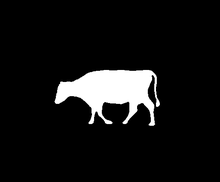
%> input picture Code/data_-103712361_bw.bmp, 220 x 182 px, shrunk from 512 x 424 before the run
$ octave test5.m   (GNU Octave 9; MATLAB toolbox functions it lacks are replaced by stand-ins)
%> lines starting %> are read from the running program, lines starting %| are printed output that depends on the picture; in (x1, y1, x2, y2) boxes, pixels count from 0 and x2, y2 are one past the last pixel; in counts of white or black regions, pixels touching at a corner belong together; the program's own positions count from 1
### Code/GetContour2.m
function  [aa,bb,edge]=GetContour2(bw)
%----------------------------------------
%Name: contour=GetContour(bw)
%Desc: To get the point's position along the boundary
%      bw is a n×n matrix
%Para: In bw, Non-zero point present the position of the shape
%Return:aa ,bb--the point's position along the boundary
%----------------------------------------
if max(max(bw))>1;

    I2=im2bw(bw,0.5);
else
    I2=bw;
end

[mm,nn]=size(bw);
   I3=bwperim(I2);  %   查找二值图像的边缘
 edge=zeros(mm,nn);
   i=1;
   for j=1:nn;
       I3(i,j)=0;
   end
   i=mm;
   for j=1:nn;
       I3(i,j)=0;
   end
   j=1;
   for i=1:mm;
       I3(i,j)=0;
   end
   j=nn;
   for i=1:mm;
       I3(i,j)=0;
   end


   dx=[-1,-1,-1,0,1,1,1,0];
   dy=[-1,0,1,1,1,0,-1,-1]; %   8个方向
   for i=1:mm;
       for j=1:nn;

           y=j;
           x=mm-i+1;
           if I3(x,y)==1;       % 坐标移至轮廓左下处
               sx=x;
               sy=y;
           end
       end
   end
   cx=sx;
   cy=sy;
   temp=0;
   NO=1;

   bFindStartPoint = 0;
   while(~bFindStartPoint); %   将搜索到的轮廓点存入edge，轮廓坐标存入aa和bb
       aa(NO)=cx;
       bb(NO)=cy;
       edge(cx,cy)=1;
       bFindPoint =0;
       while ~bFindPoint;
               tx=cx+dx(temp+1);
               ty=cy+dy(temp+1);
               pixel = I3(tx,ty);
               if pixel==1;
                   bFindPoint = 1;
                   cx=tx;
                   cy=ty;
                   if cx==sx&cy==sy;
                       bFindStartPoint=1;
                   end
                   temp=temp-1;
                   if temp==-1;
                       temp=7;
                   end
                   temp=temp-1;
                   if temp==-1;
                       temp=7;
                   end
               else
                   temp=temp+1;
                   if temp==8;
                       temp=0;
                   end
               end
           end
           NO=NO+1;

       end


### Code/evolution.m
function [s, value, delval]=evolution(slist,number,maxvalue,keepEndpoints,processUntilConvex,show)
%EVOLUTION(slist, number,<maxvalue>,<keepEndpoints>,<processUntilConvex><show>)
% discrete curve evolution of slist to n points
%input: slist, number of vertices in resulting list
%       optional: maxvalue: stop criterion,if >0.0 value overrides number
%       optional: keepEndpoints. if set to 1, endpoints are NOT deleted
%       optional: processUntilConvex. if set to 1, evolution continues until
%                 shape is convex
%       optional: show: displayflag
%output: s=simplificated list
%			value= vector containing values of remaining vertices in point-order
%			delval= vector containing values of deleted vertices in order of deletion


% this function is not speed-optimized, it is near a simple brute force
% implementation !（需要优化？）

% blocking of vertices is taken into account.
if exist('keepEndpoints')==0
    keepEndpoints=0;
end

if exist('processUntilConvex==0')==0
    processUntilConvex=0;
end

% [5 lines of commented-out code are left out]
display = 0;

if (exist('maxvalue')) & maxvalue > 0
   number=3;
else
   maxvalue=inf;
end

if (processUntilConvex>0)
    number=3;
    maxValue = inf;
end

if (number<3) | (length(slist)<=3)
   fprintf('WARNING (evolution): less than 3 vertices\n')
   s=slist;
   return
end

delval=[];
peri=polperimetr([slist;slist(1,:)]);   %   计算轮廓长度
s=slist;

%initialize value vector (containing the information value of each vertex)
value=zeros(length(s),1);
for i=1:length(s)
	value(i)=relevance(s,i,peri,keepEndpoints);
end


m=-1;
%mainloop
while 1

   if display
   	plotslist(s,1);
      fprintf('value of deleted vertex: %7.5f\n',m);
      pause;
   end

   if processUntilConvex & isConvex(s)
       break;                   % => ready
   end

   if number >= length(s)
      break;						% => ready
   end


   [m i]=min(value);				%find min. value
   if m > maxvalue				% => ready
      break
   end


   % test blocking
   if m > 0
      bf=blocked(s,i);

      % if vertex is blocked, find first non-blocked vertex
      % this procedure is separated from the 'usual min-case'
      % for speed-reasons (sort is needed instead of min)
      if bf
         [rel ind]=sort(value);
         j=2;
      	m=1e16;  %inf.

         while j <= length(s)
         	i=ind(j);
         	bf=blocked(s,i);
         	if bf==0
         	   m=rel(j);
         	   break;
            end
            j=j+1;
      	end

      	if m>maxvalue
         	break;					% => ready.
      	end
      end
   end

   %delete vertex
   px=s(i,1);
   py=s(i,2);		% keep coordinates
   s(i,:)=[];
   value(i)=[];
   delval=[delval; m];


   %neighbouring vertices
   i0=i-1;
   i1=i;
   if i0==0
   	i0=length(s);
	elseif i1>length(s)
   	i1=1;
   end


   %neighbouring vertices changed value
   value(i0)=relevance(s,i0,peri,keepEndpoints);
   value(i1)=relevance(s,i1,peri,keepEndpoints);

end %while
return

%-------------------------------------------
%RELEVANCE
%returns normalized relevance measure of required index

function v=relevance(s,index,peri,keepEndpoints)

if keepEndpoints
    if index==1 | index == length(s(:,1))
        v=inf;
        return;
    end
end

%vertices
i0=index-1;
i1=index;
i2=index+1;
if i0==0
   i0=length(s);
elseif i2>length(s)
   i2=1;
end

%segments
seg1x=s(i1,1)-s(i0,1);
seg1y=s(i1,2)-s(i0,2);
seg2x=s(i1,1)-s(i2,1);
seg2y=s(i1,2)-s(i2,2);

l1=sqrt(seg1x*seg1x + seg1y*seg1y);
l2=sqrt(seg2x*seg2x + seg2y*seg2y);

%turning angle (0-180)
a=180 - acos(([seg1x seg1y]*[seg2x;seg2y])/l1/l2) * 180 / pi;


%relevance measure
v=a*l1*l2 / (l1 + l2);
v=v/peri;  %normalize(这样计算得到的是什么？)
return

%-------------------------------------------------------------
%seglength

% [5 lines left out: function seglength, not called in this run]

%-------------------------------------------------------------
%blocked

% [63 lines left out: function blocked, not called in this run]


%-------------------------------------------------------------
% check if shape is convex (or concave)

% [36 lines left out: functions isConvex, curvatureDirection, not called in this run]


% PERIMETER Perimeter (length) of a polygon.
%	P = PERIMETR(s) Returns perimeter (length)
%	of a polygon (or a sequence of line segments)
% Calculate length ......................
function  p = polperimetr(s)
p = sum(sqrt(diff(s(:,1)).^2+diff(s(:,2)).^2));

### Code/FindConvex.m
function [l,lc]=FindConvex(a,b,NOs)
i=1;
dx1 = a(i) - a(NOs);
dy1 = b(i) - b(NOs);
dx2 = a(i+1)-a(i) ;
dy2 = b(i+1)-b(i) ;
temp(i) = dx1*dy2 - dy1*dx2;
for i=2:NOs-1;
    dx1 = a(i)-a(i-1) ;
    dy1 = b(i)-b(i-1) ;
    dx2 = a(i+1)-a(i) ;
    dy2 = b(i+1)-b(i) ;
    temp(i) = dx1*dy2 - dy1*dx2;
end
i=NOs;
dx1 = a(i)-a(i-1) ;
dy1 = b(i)-b(i-1) ;
dx2 = a(1)-a(i) ;
dy2 = b(1)-b(i) ;
temp(i) = dx1*dy2 - dy1*dx2;

%%
l1=find(temp>0);
l2=find(temp<0);

if length(l1)>length(l2);
    l=l1;lc=l2;
else
    l=l2;lc=l1;
end
% l=l1;lc=l2;

### Code/Curvediv1.m
function I=Curvediv1(orx,ory,endx,endy,nume,bw)
%-------------------------------------------
%Name: Curvediv,make signs to boundary curve
%Para: orx,ory----original curve
%      endx,endy--curve after convolution
%      bw---------oringnal graphic
%      I----------a matrix with marks
M=length(orx);
%N=length(endx);
N=nume;
[MM,NN]=size(bw);
I=zeros(MM,NN);
for i=1:N-1;
    for j=1:M;
        if endx(i)==orx(j)&&endy(i)==ory(j);
            temp1=j;
        end
        if endx(i+1)==orx(j)&&endy(i+1)==ory(j);
            temp2=j;
        end
    end
    if temp2>temp1;
       for k=temp1:temp2-1;
           I(orx(k),ory(k))=i+1;
       end
    else temp1>temp2;
       for k=temp1:M;
           I(orx(k),ory(k))=i+1;
       end
       for k=1:temp2-1;
           I(orx(k),ory(k))=i+1;
       end
    end

end

i=N;
    for j=1:M;
        if endx(i)==orx(j)&&endy(i)==ory(j);
            temp1=j;
        end
        if endx(1)==orx(j)&&endy(1)==ory(j);
            temp2=j;
        end
    end
    if temp2>temp1;
       for k=temp1:temp2-1;
           I(orx(k),ory(k))=i+1;
       end
    else temp1>temp2;
       for k=temp1:M;
           I(orx(k),ory(k))=i+1;
       end
       for k=1:temp2-1;
           I(orx(k),ory(k))=i+1;
       end
    end

    % [10 lines of commented-out code are left out]
  return

### Code/MarkOther.m
function I=MarkOther(mark, I3, I5)
[mm,nn]=size(I3);


   i=1;
   for j=1:nn;
       I3(i,j)=0;
   end
   i=mm;
   for j=1:nn;
       I3(i,j)=0;
   end
   j=1;
   for i=1:mm;
       I3(i,j)=0;
   end
   j=nn;
   for i=1:mm;
       I3(i,j)=0;
   end
   m=1;
   k=0;
while m~=0;
I=I3-I5;
[m,n]=find(I~=0);
NO=length(m);
dm=[-1,-1,-1,0,1,1,1,0];
dn=[-1,0,1,1,1,0,-1,-1];
for i=1:NO;
    for j=1:8;
        x=m(i)+dm(j);
        y=n(i)+dn(j);
        if mark(x,y)~=0&mark(x,y)~=1;
            mark(m(i),n(i))=mark(x,y);
            I5(m(i),n(i))=1;
            break;


        end
    end
end
k=k+1;

if k>200;%%%%%%%%%%%%%%%%%%%%%%%%%%
break;
end
end
I=mark;

### Code/SkeletonGrow1.m
function skltn = SkeletonGrow1(bw,ro,mark)
%---------------------------------------
%Name:  skltn = SkeletonGrow(bw,ro)
%Desc:  从二值图中获得形体的骨架
%       bw是一个n×n的矩阵，非0点表示形
%       体的位置
%Para:  bw——n×n的矩阵，非0点表示形体
%           的位置
%Return:skltn——与bw同维的矩阵，非0点表
%        示骨架点,其数值表示最大圆的半径
%--------------------------------------
[m,n] = size(bw);
skltn = zeros(m,n);
%第一步，进行距离变换
[dist,lab] = bwdist(bw);          %dist距离变换结果矩阵，lab列优先的一维坐标矩阵

% the star point of the skeleton
root = find(dist == max(max(dist)));             %find返回距离变换最大值的列优先标号
root = root(1);                                  %骨架起始点，取列优先标号中的第一个

%accsee matrix   存取矩阵
bAccess = zeros(m,n);

curPoint = [0,0];
[curPoint(2),curPoint(1)] = Lab2Pos(root,m,n);    %由标号获取，起始点的列行数

skltn(curPoint(1),curPoint(2)) = dist(curPoint(1),curPoint(2));   %dist不起函数作用。得到起始种子点的距离变换矩阵中的值，最大最大圆半径。
bAccess(curPoint(1),curPoint(2)) = 1;                                %骨架定义灰度值定义为1。

%access stack                  访问堆栈
AccessStack = [curPoint];            %从该坐标开始堆栈

% from the start point, check the 4-adjent points and the 8-adjent points
while (length(AccessStack) ~= 0);
    curPoint = AccessStack(1,:);
    [tm,tn] = size(AccessStack);
    AccessStack = AccessStack(2:tm,:);
    nAdj = 0;
    for i = max(curPoint(1)-1,1):min(curPoint(1)+1,m);
        for j = max(curPoint(2)-1,1):min(curPoint(2)+1,n);
            if bAccess(i,j) == 0;
                skltn(i,j) = CheckSkeleton1(bw,dist,lab,i,j,ro,mark);
                if skltn(i,j) ~= 0;
                    bAccess(i,j) = 1;
                    nAdj = nAdj+1;
                    AccessStack = [[i,j];AccessStack];
                else
                    bAccess(i,j) = -1;
                end;
            end;
        end;
    end;

end;


### Code/FindJunctionPoint.m
function [a, b, skel_dist]=FindJunctionPoint(skel_dist,len)
%--------------------------------------------
%Name:  [aa, bb]=FindJunctionPoint(skel_dist)
%Dest:  寻找骨架上的分叉点，并对骨架上非交叉点进行修正
%Para:  skel_dist  骨架图像
%       len 骨架延长阈值
%Return:aa,bb  分叉点的坐标
%       bw 修正后的骨架
%--------------------------------------------
xx=[-1,-1,0,1,1,1,0,-1];
yy=[0,-1,-1,-1,0,1,1,1];
[m, n]=size(skel_dist);
x=[];
y=[];
delete_x=[];
delete_y=[];
delete_xynum=0;
index=1;
temp_p=[];
for i=1:m
    for j=1:n
        if skel_dist(i,j)==0
            continue;
        end
        delete_x=[];
        delete_y=[];
        delete_xynum=0;
        num=0;
        flag=0;
        begin=0;
        c=i+xx(1);
        d=j+yy(1);
        if ~(c<=0 || c>m || d<=0 || d>n) && skel_dist(c,d)>0
            [res,x,y]=isSkelEdge(i,j,c,d,skel_dist,len);
            if res>0
                flag=1;
                begin=1;
                num=num+1;
            end
            if length(x)>0
                delete_xynum=delete_xynum+1;
                l=length(x);
                st=length(delete_x);
                delete_x(st+1:st+l)=x(:);
                delete_y(st+1:st+l)=y(:);
            end
        end
        for k=2:length(xx)
            c=i+xx(k);
            d=j+yy(k);
            if (c<=0 || c>m || d<=0 || d>n)
                continue;
            end
            if skel_dist(c,d)>0 && flag==0
                [res,x,y]=isSkelEdge(i,j,c,d,skel_dist,len);
                if res>0
                    num=num+1;
                    flag=1;
                    temp_p(num)=k;
                end
                if length(x)>0
                    delete_xynum=delete_xynum+1;
                    l=length(x);
                    st=length(delete_x);
                    delete_x(st+1:st+l)=x(:);
                    delete_y(st+1:st+l)=y(:);
                end
            elseif skel_dist(c,d)==0
                flag=0;
            else
                continue;
            end
        end
        if flag==1 && begin==1
            num=num-1;
        end
        if delete_xynum>0&&delete_xynum+num>=3
            for e=1:length(delete_x)
                skel_dist(delete_x(e),delete_y(e))=0;
            end
        end
        if num>=3
            a(index)=i;
            b(index)=j;
            index=index+1;
        end
% [7 lines of commented-out code are left out]
    end
end
return;

% [138 lines left out: functions isSkelEdge, IsJuncPointInTwo, not called in this run]

### Code/Intersecto.m
function l=Intersecto(a,b,k,concave_v,Th)
    [m,n]=size(a);
    s=zeros(m,4);
    for i=1:m-1;
       s(i,:)=[a(i),b(i),a(i+1),b(i+1)];
    end
    i=m;
    s(i,:)=[a(i),b(i),a(1),b(1)];


    if k==1;

        t=[a(m),b(m),a(2),b(2)];
    elseif k==m;
        t=[a(m-1),b(m-1),a(1),b(1)];
    else
        t=[a(k-1),b(k-1),a(k+1),b(k+1)];
    end
    l=0;
    for j=1:m;
           if WheIn(t,s(j,:))==1;
              l=1*Min_Dis_Bver(a,b,k,concave_v,Th);
               break;
           end
    end


% [20 lines left out: function WheIn, not called in this run]
%--------------
% [13 lines left out: function Min_Dis_Bver, not called in this run]


### Code/RangeDivide.m
function range=RangeDivide(skel_dist, aa, bb, contour)
%-----------------------------------------------------------
%Name:  range=RangeDivide(skel_dist, aa, bb, contour)
%Dest:  区域划分
%Para:  skel_dist 骨架图像
%       aa,bb 轮廓点坐标链表
%       contour 轮廓点图像
%Return:range 划分区域
%-----------------------------------------------------------
[end_ps_x,end_ps_y]=FindEndPoints(skel_dist);
[dist,lab]=bwdist(contour);         %   得到距离变换矩阵
[m,n]=size(contour);
for k=1:length(end_ps_x)
    [yy(k),xx(k)]=Lab2Pos(lab(end_ps_x(k),end_ps_y(k)),m,n);
end
k=0;
for i=1:length(xx)
    for j=1:length(aa)
        if aa(j)==xx(i)&&bb(j)==yy(i)
            k=k+1;
            range(k)=j;
            break;
        end
    end
end
range=sort(range);
return;

function [end_ps_x,end_ps_y]=FindEndPoints(skel_dist)
%-----------------------------------------------------------
%Name:  [end_ps_x,end_ps_y]=FindEndPoints(skel_dist)
%Dest:  寻找骨架上尾端的点
%Para:  skel_dist 骨架图像
%Return:end_ps_x,end_ps_y 尾端点坐标
%-----------------------------------------------------------
[m,n]=size(skel_dist);
out=BOHitOrMiss(skel_dist, 'end');
[end_ps_y, end_ps_x]=Lab2Pos(find(1==out), m, n);
return

### Code/Lab2Pos.m
function [x,y] = Lab2Pos(lab,m,n)
%---------------------------------------
%Name:  [x,y] = Lab2Pos(lab,n)
%Desc:  由标号获得元素在矩阵中的行列数
%Para:  lab  元素标号，列优先的顺序编号
%       m,n  矩阵的维
%Return:x,y  元素在矩阵中的行列数
%---------------------------------------
[y, x] = ind2sub([m, n], lab);
x = double(x);
y = double(y);

### Code/test5.m

close all
clear all
clc
% [5 lines of commented-out code are left out]
bw=imread('data_-103712361_bw.bmp');
%> bw is the input picture: size 182x220 uint8; min 0, max 255, mean 20.2
bw = im2bw(bw);
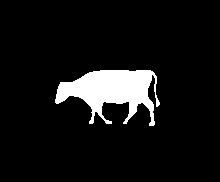
%> bw: size 182x220 logical; 7.9% white; 1 white region, box (x1, y1, x2, y2) and area: (55, 70, 160, 126) 3181
[m0,n0]=size(bw);
I_tmp=logical(zeros(m0+4,n0+4));
I_tmp(3:m0+2,3:n0+2)=bw(:,:);
%> I_tmp: size 186x224 logical; 7.6% white; 1 white region, box (x1, y1, x2, y2) and area: (57, 72, 162, 128) 3181
bw=I_tmp;
bw = medfilt2(bw,[3,3]);
%> bw: size 186x224 logical; 7.6% white; 2 white regions, box (x1, y1, x2, y2) and area: (57, 72, 159, 128) 3141, (157, 97, 162, 109) 32
figure(1);
imshow(bw);
[m,n]=size(bw);
I0=1-bw;                                 %黑白颠倒
[aa,bb,I]=GetContour2(I0);             % 通过GetContour1可以得到边界轮廓线，以及边界上的坐标
%> after the loop in GetContour2, `for i=1:mm;`:
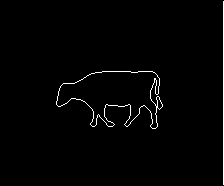
%> I3: size 186x224 logical; 1.5% white in thin lines or dots, all inside (x1, y1, x2, y2) = (56, 1, 224, 185)
%> after the loop in GetContour2, `for i=1:mm;`:
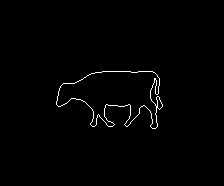
%> I3: size 186x224 logical; 1% white in thin lines or dots, all inside (x1, y1, x2, y2) = (56, 71, 163, 129)
%> after the loop in GetContour2, `for i=1:mm;`: sx = 72; sy = 153
%> in GetContour2, `cx=sx;`: cx = 72
%> in GetContour2, `cy=sy;`: cy = 153
%> after the loop in GetContour2, `while(~bFindStartPoint);`: NO = 428; aa = 427 values, max 129 at index 115, min 72 at index 1, mean 100.6; bFindStartPoint = 1; bb = 427 values, max 163 at index 87, min 57 at index 318, mean 120.9; temp = 1
I3=bwperim(I0);
[s,value]=evolution([aa',bb'],14);
%> in polperimetr, `p = sum(sqrt(diff(s(:,1)).^2+diff(s(:,2)).^2));`: p = 490.4
%> in evolution, `s=slist;`: s = 427 rows, first 12: [72 153; 73 154; 73 155; 74 156; 75 157; 76 158; 77 158; 78 159; 79 160; 80 160; 81 160; 82 160]
%> the loop in evolution, `for i=1:length(s)` made 427 passes
%> (seg1x in relevance, seg1y in relevance, seg2x in relevance, seg2y in relevance, l1 in relevance, l2 in relevance, a in relevance, v in relevance) on passes 1 to 3: (0, 1, -1, -1, 1, 1.41, 45, 0.0538), (1, 1, 0, -1, 1.41, 1, 45, 0.0538), (0, 1, -1, -1, 1, 1.41, 45, 0.0538)
a0=s(:,1);
b0=s(:,2);
NO=length(a0);
[convex_temp,concave_temp]=FindConvex(a0,b0,NO);      %convex为凸
 convex=zeros(1,NO);
 convex(convex_temp)=1;
    m=length(a0);
    for i=1:m;
        intersect(i)=Intersecto(a0,b0,i,concave_temp,1);
    end
    final=convex-intersect;
    remain=find(final==1);
    NONO=length(remain);           %   remain剩余凸点的个数
    aaa=a0(remain); bbb=b0(remain);
  mark=Curvediv1(aa,bb,aaa,bbb,NONO,I3);          %在边界曲线上做DCE后的顶点标号
%> the loop in Curvediv1, `for i=1:N-1;` made 7 passes
%> the loop in Curvediv1, `for k=temp1:M;` made 89 passes
%> after the loop in Curvediv1, `for k=temp1:M;`:
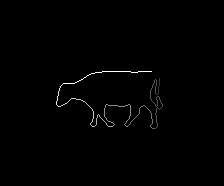
%> I: size 186x224 double; min 0, max 9, mean 0.0569; drawn with min black and max white
%> the loop in Curvediv1, `for k=1:temp2-1;` made 8 passes
[p,q]=find(mark~=0);
u=length(p);
for i=1:u;
    mark(p(i),q(i))=mark(p(i),q(i))+1;
end
%> mark: size 186x224 double; min 0, max 10, mean 0.0689
mark=MarkOther(mark,I3, I);

bw=SkeletonGrow1(I0,4,mark);
%> after the loop in SkeletonGrow1, `while (length(AccessStack) ~= 0);`:
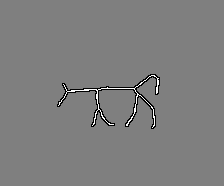
%> bAccess: size 186x224 double; min -1, max 1, mean -0.009; drawn with min black and max white
%> after the loop in SkeletonGrow1, `while (length(AccessStack) ~= 0);`:
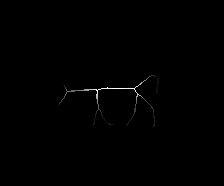
%> skltn: size 186x224 double; min 0, max 17, mean 0.0507; drawn with min black and max white
bw = bwmorph(bw, 'thin', inf);
%> bw: size 186x224 logical; 0.61% white in thin lines or dots, all inside (x1, y1, x2, y2) = (58, 75, 159, 128)
figure(2);
imshow(bw+I3);
hold on;
% [aa,bb,I]=GetContour1(I0);
N_limitpoint=0; % 分叉点延长系数
[a, b, bw]=FindJunctionPoint(bw,N_limitpoint);
figure(2);
imshow(bw+I3);
hold on;
for i=1:length(a)
    Junc_Pointx=a(i);
    Junc_Pointy=b(i);
    plot(Junc_Pointy,Junc_Pointx,'*','Color',...
        [0.25*mod(i,4),1-0.1*mod(i,10),0.2*(mod(i,5))]);
    hold on;
end
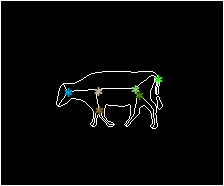
%> figure redrawn from the program's plot data
%> the run ends on the next line

range=RangeDivide(bw, aa, bb, I);

$ run again, with Code/data_-4824099_bw.bmp copied over Code/data_-103712361_bw.bmp
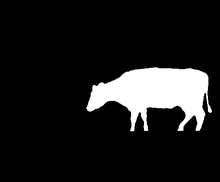
%> input picture Code/data_-4824099_bw.bmp, 220 x 182 px, shrunk from 512 x 424 before the run
%> bw is the input picture: size 182x220 uint8; min 0, max 255, mean 29.3
%> I_tmp: size 186x224 logical; 11.1% white; 1 white region, box (x1, y1, x2, y2) and area: (88, 69, 214, 133) 4608
%> I0: size 186x224 double; values 0 (black) and 1 (white), 89% white; 2 black regions, box (x1, y1, x2, y2) and area: (88, 69, 210, 133) 4578, (210, 107, 214, 115) 22
%> after the loop in GetContour2, `for i=1:mm;`:
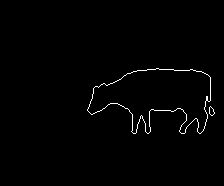
%> I3: size 186x224 logical; 1.1% white in thin lines or dots, all inside (x1, y1, x2, y2) = (87, 68, 215, 134)
%> after the loop in GetContour2, `for i=1:mm;`: sx = 69; sy = 159
%> cx = 69
%> cy = 159
%> after the loop in GetContour2, `while(~bFindStartPoint);`: NO = 418; aa = 417 values, max 134 at index 113, min 69 at index 1, mean 103.8; bFindStartPoint = 1; bb = 417 values, max 211 at index 53, min 88 at index 331, mean 157; temp = 1
%> p = 473.7
%> s = 417 rows, first 12: [69 159; 70 160; 70 161; 70 162; 70 163; 70 164; 70 165; 70 166; 70 167; 70 168; 70 169; 70 170]
%> the loop in evolution, `for i=1:length(s)` made 417 passes
%> (seg1x in relevance, seg1y in relevance, seg2x in relevance, seg2y in relevance, l1 in relevance, l2 in relevance, a in relevance, v in relevance) on passes 1 to 3: (0, 1, -1, -1, 1, 1.41, 45, 0.0556), (1, 1, 0, -1, 1.41, 1, 45, 0.0556), (0, 1, 0, -1, 1, 1, 0, 0)
%> the loop in Curvediv1, `for i=1:N-1;` made 7 passes
%> the loop in Curvediv1, `for k=temp1:M;` made 2 passes
%> k on passes 1 to 2: 416, 417
%> the loop in Curvediv1, `for k=1:temp2-1;` made 52 passes
%> after the loop `for i=1:length(a)`:
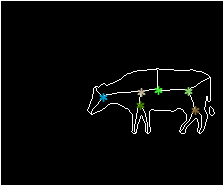
%> figure redrawn from the program's plot data

$ run again, with Code/1.bmp copied over Code/data_-103712361_bw.bmp
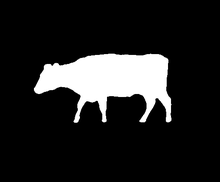
%> input picture Code/1.bmp, 220 x 182 px, shrunk from 512 x 424 before the run
%> bw is the input picture: size 182x220 uint8; min 0, max 255, mean 34.6
%> I_tmp: size 186x224 logical; 13% white; 1 white region, box (x1, y1, x2, y2) and area: (36, 56, 173, 125) 5429
%> I0: size 186x224 double; values 0 (black) and 1 (white), 87% white; 1 black region, box (x1, y1, x2, y2) and area: (36, 56, 173, 125) 5427
%> after the loop in GetContour2, `for i=1:mm;`:
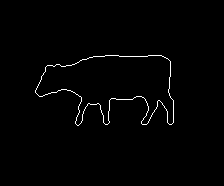
%> I3: size 186x224 logical; 1.2% white in thin lines or dots, all inside (x1, y1, x2, y2) = (35, 55, 174, 126)
%> after the loop in GetContour2, `for i=1:mm;`: sx = 56; sy = 162
%> cx = 56
%> cy = 162
%> after the loop in GetContour2, `while(~bFindStartPoint);`: NO = 484; aa = 483 values, max 126 at index 268, min 56 at index 1, mean 92.14; bFindStartPoint = 1; bb = 483 values, max 174 at index 49, min 36 at index 343, mean 114.4; temp = 1
%> p = 540.6
%> s = 483 rows, first 12: [56 162; 57 163; 57 164; 58 165; 58 166; 59 167; 59 168; 60 169; 61 170; 62 171; 63 171; 64 171]
%> the loop in evolution, `for i=1:length(s)` made 483 passes
%> (seg1x in relevance, seg1y in relevance, seg2x in relevance, seg2y in relevance, l1 in relevance, l2 in relevance, a in relevance, v in relevance) on passes 1 to 3: (0, 1, -1, -1, 1, 1.41, 45, 0.0488), (1, 1, 0, -1, 1.41, 1, 45, 0.0488), (0, 1, -1, -1, 1, 1.41, 45, 0.0488)
%> the loop in Curvediv1, `for i=1:N-1;` made 6 passes
%> the loop in Curvediv1, `for k=temp1:M;` made 114 passes
%> the loop in Curvediv1, `for k=1:temp2-1;` made 9 passes
%> after the loop `for i=1:length(a)`:
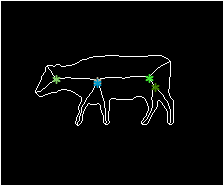
%> figure redrawn from the program's plot data
